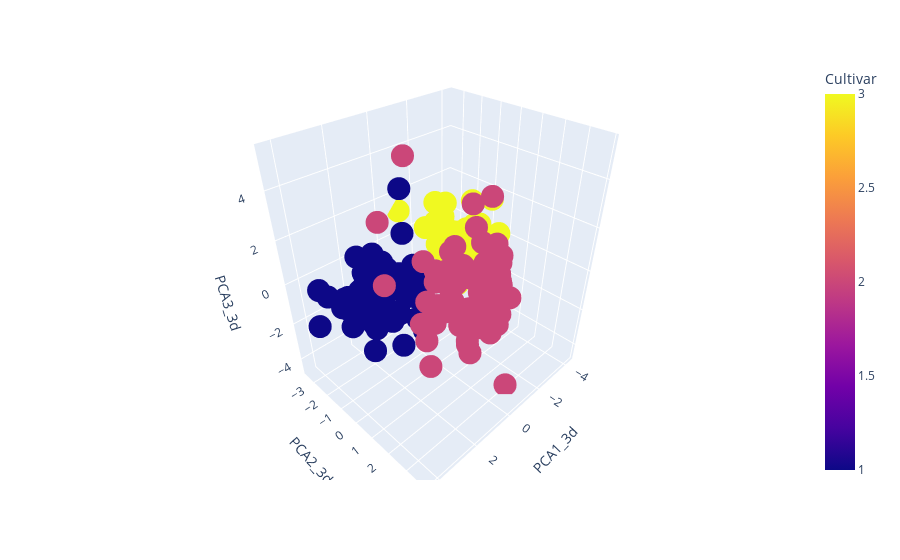

The notebook cell this image was saved under:
### Code cell
# n = 3
X_3n = PCA(n_components=3).fit_transform(X)

# add the two pca values to the original dataframe
df['PCA1_3d'] = X_3n[:, 0]
df['PCA2_3d'] = X_3n[:, 1]
df['PCA3_3d'] = X_3n[:, 2]

# visualize the reduced features in a scatterplot
fig = px.scatter_3d(data_frame=df, x='PCA1_3d', y='PCA2_3d', z='PCA3_3d', color='Cultivar')
fig.show()

### Figure 1 — Plotly figure (JSON) as saved in the notebook; plotly's stock layout.template omitted (floating-point values rounded to 4 significant figures; data arrays with more than 128 entries replaced by an {"elided": "..."} marker saying what was removed)
{"data": [{"hovertemplate": "PCA1_3d=%{x}<br>PCA2_3d=%{y}<br>PCA3_3d=%{z}<br>Cultivar=%{marker.color}<extra></extra>", "legendgroup": "", "marker": {"color": {"elided": "178 int values"}, "coloraxis": "coloraxis", "symbol": "circle"}, "mode": "markers", "name": "", "scene": "scene", "showlegend": false, "type": "scatter3d", "x": {"elided": "178 float values"}, "y": {"elided": "178 float values"}, "z": {"elided": "178 float values"}}], "layout": {"coloraxis": {"colorbar": {"title": {"text": "Cultivar"}}, "colorscale": [[0, "#0d0887"], [0.1111, "#46039f"], [0.2222, "#7201a8"], [0.3333, "#9c179e"], [0.4444, "#bd3786"], [0.5556, "#d8576b"], [0.6667, "#ed7953"], [0.7778, "#fb9f3a"], [0.8889, "#fdca26"], [1, "#f0f921"]]}, "legend": {"tracegroupgap": 0}, "margin": {"t": 60}, "scene": {"domain": {"x": [0, 1], "y": [0, 1]}, "xaxis": {"title": {"text": "PCA1_3d"}}, "yaxis": {"title": {"text": "PCA2_3d"}}, "zaxis": {"title": {"text": "PCA3_3d"}}}}}
